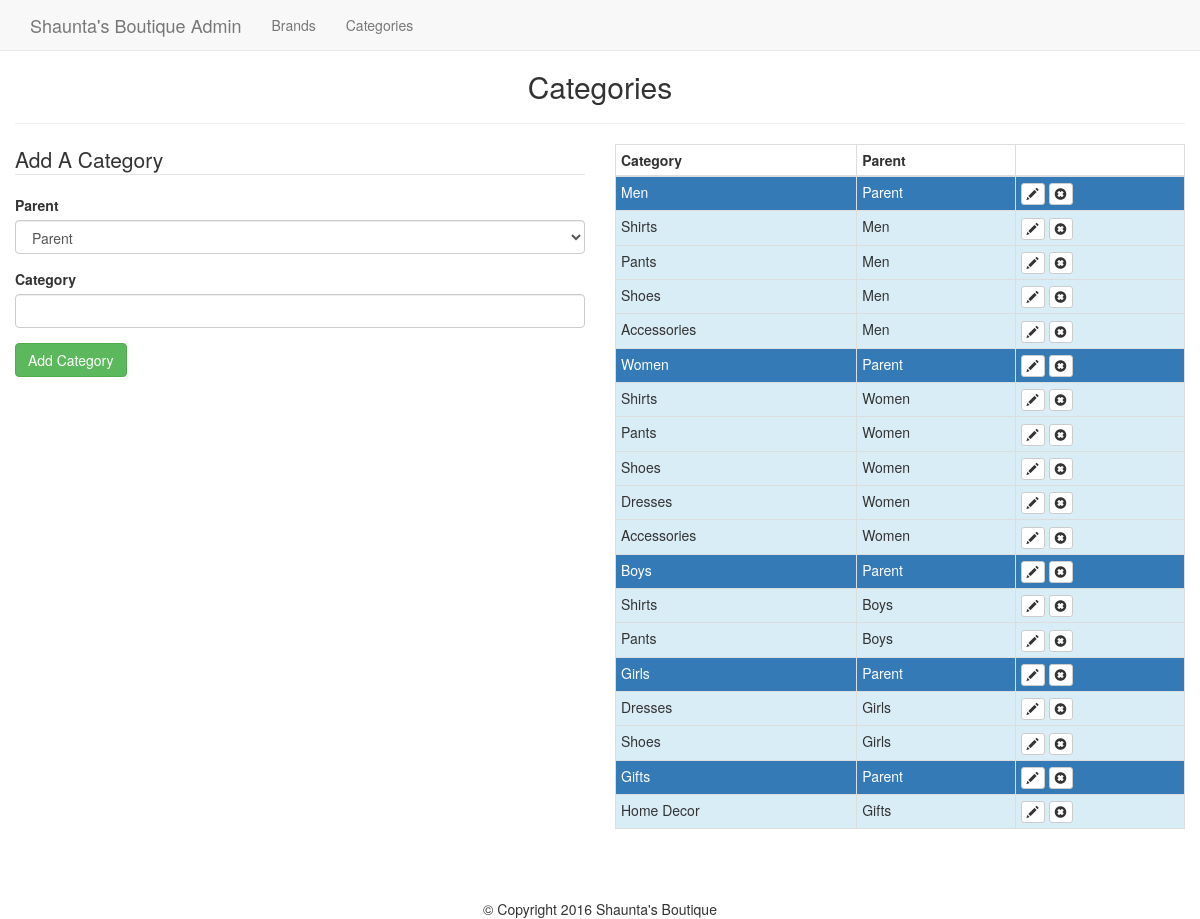
The app's page /admin/categories.php with its own data.
### tables this page shows
CREATE TABLE `categories` (
  `id` int(11) NOT NULL,
  `category` varchar(255) NOT NULL,
  `parent` int(11) NOT NULL DEFAULT '0'
);

### admin/categories.php (the view, shortened to what this page needs)
<?php
	require_once $_SERVER['DOCUMENT_ROOT'].'/ecommerce/core/init.php';
	include 'includes/head.php';
	include 'includes/navigation.php';
?>
<h2 class="text-center">Categories</h2>
<hr>
<div class="row">
	<div class="col-md-6">
		<form class="form" action="categories.php" method="post">
			<legend>Add A Category</legend>
			<div class="form-group">
				<label for="parent">Parent</label>
				<select class="form-control" name="parent" id="parent">
					<option value="0">Parent</option>
				</select>
			</div>
			<div class="form-group">
				<label for="category">Category</label>
				<input class="form-control" type="text" name="category" id="category">
			</div>
			<div class="form-group">
				<input class="btn btn-success" type="submit" value="Add Category">
			</div>
		</form>
	</div>
	<div class="col-md-6">
		<table class="table table-bordered table-condensed">
			<thead>
				<th>Category</th>
				<th>Parent</th>
				<th></th>
			</thead>
			<tbody>
				<?php $result = $db->query("SELECT * FROM categories WHERE parent = 0"); ?>
				<?php while($parent = mysqli_fetch_assoc($result)) : ?>
				<?php
					$parent_id = (int)$parent['id'];
					$cresult = $db->query("SELECT * FROM categories WHERE parent = '{$parent_id}'");
				?>
				<tr class="bg-primary">
					<td><?php echo $parent['category']; ?></td>
					<td>Parent</td>
					<td>
						<a class="btn btn-xs btn-default" href="categories.php?edit=<?php echo $parent['id']; ?>"><span class="glyphicon glyphicon-pencil"></span></a>
						<a class="btn btn-xs btn-default" href="categories.php?delete=<?php echo $parent['id']; ?>"><span class="glyphicon glyphicon-remove-sign"></span></a>
					</td>
				</tr>
					<?php while($child = mysqli_fetch_assoc($cresult)) : ?>
						<tr class="bg-info">
							<td><?php echo $child['category']; ?></td>
							<td><?php echo $parent['category']; ?></td>
							<td>
								<a class="btn btn-xs btn-default" href="categories.php?edit=<?php echo $child['id']; ?>"><span class="glyphicon glyphicon-pencil"></span></a>
								<a class="btn btn-xs btn-default" href="categories.php?delete=<?php echo $child['id']; ?>"><span class="glyphicon glyphicon-remove-sign"></span></a>
							</td>
						</tr>
					<?php endwhile; ?>
				<?php endwhile; ?>
			</tbody>
		</table>
	</div>
</div>
<?php
	include 'includes/footer.php';

### css/main.css (style rules this page uses)
body { padding-top: 50px; }

### records on screen
categories: category "Men"
categories: category "Shirts"
categories: category "Pants"
categories: category "Shoes"
categories: category "Accessories"
categories: category "Women"
categories: category "Shirts"
categories: category "Pants"
categories: category "Shoes"
categories: category "Dresses"
categories: category "Accessories"
categories: category "Boys"
categories: category "Shirts"
categories: category "Pants"
categories: category "Girls"
categories: category "Dresses"
categories: category "Shoes"
categories: category "Gifts"
categories: category "Home Decor"
